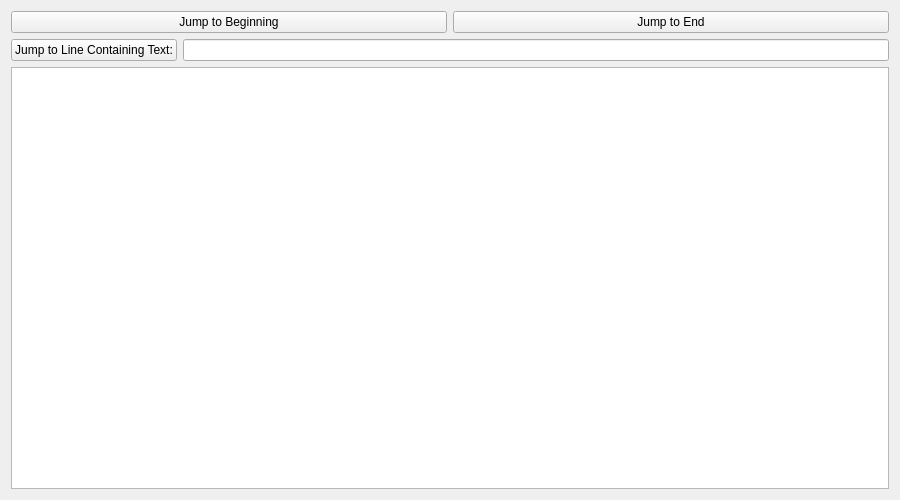
<?xml version="1.0" encoding="UTF-8"?>
<ui version="4.0">
 <class>OutputView</class>
 <widget class="QWidget" name="OutputView">
  <property name="geometry">
   <rect>
    <x>0</x>
    <y>0</y>
    <width>900</width>
    <height>500</height>
   </rect>
  </property>
  <property name="minimumSize">
   <size>
    <width>500</width>
    <height>250</height>
   </size>
  </property>
  <property name="windowTitle">
   <string>///</string>
  </property>
  <layout class="QGridLayout" name="gridLayout">
   <item row="0" column="0">
    <widget class="QPushButton" name="jmp_beginning_btn">
     <property name="sizePolicy">
      <sizepolicy hsizetype="Preferred" vsizetype="Fixed">
       <horstretch>0</horstretch>
       <verstretch>0</verstretch>
      </sizepolicy>
     </property>
     <property name="text">
      <string>Jump to Beginning</string>
     </property>
    </widget>
   </item>
   <item row="0" column="1">
    <widget class="QPushButton" name="jmp_end_btn">
     <property name="sizePolicy">
      <sizepolicy hsizetype="Preferred" vsizetype="Fixed">
       <horstretch>0</horstretch>
       <verstretch>0</verstretch>
      </sizepolicy>
     </property>
     <property name="text">
      <string>Jump to End</string>
     </property>
    </widget>
   </item>
   <item row="1" column="0" colspan="2">
    <layout class="QHBoxLayout" name="horizontalLayout">
     <item>
      <widget class="QPushButton" name="jmp_text_btn">
       <property name="sizePolicy">
        <sizepolicy hsizetype="Fixed" vsizetype="Fixed">
         <horstretch>0</horstretch>
         <verstretch>0</verstretch>
        </sizepolicy>
       </property>
       <property name="text">
        <string>Jump to Line Containing Text:</string>
       </property>
      </widget>
     </item>
     <item>
      <widget class="QLineEdit" name="jmp_text_tipt">
       <property name="sizePolicy">
        <sizepolicy hsizetype="Preferred" vsizetype="Fixed">
         <horstretch>0</horstretch>
         <verstretch>0</verstretch>
        </sizepolicy>
       </property>
      </widget>
     </item>
    </layout>
   </item>
   <item row="2" column="0" colspan="2">
    <widget class="QPlainTextEdit" name="output_textedit">
     <property name="lineWrapMode">
      <enum>QPlainTextEdit::NoWrap</enum>
     </property>
     <property name="readOnly">
      <bool>true</bool>
     </property>
    </widget>
   </item>
  </layout>
 </widget>
 <resources/>
 <connections/>
</ui>
